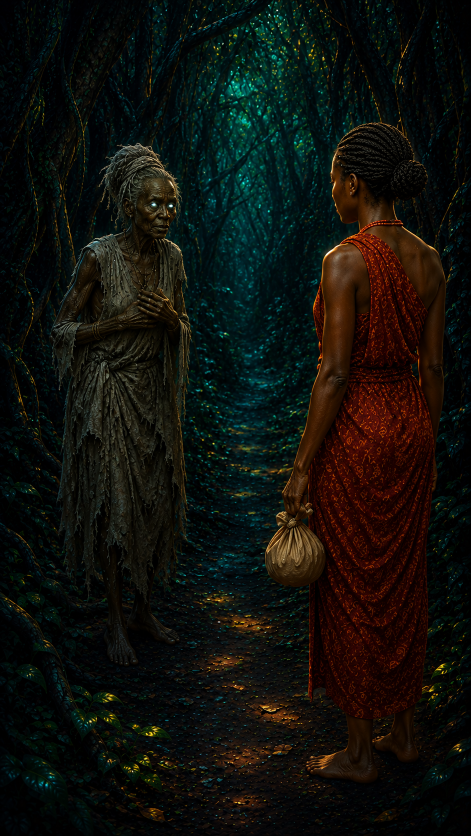
#> input picture PotOfLife_E3F1.png, 941 x 1672 px (shown at 1/2 size)
$ python -i naturals_route.py   (imports and definitions only)
#> lines starting #> are read from the running program, lines starting #| are printed output that depends on the picture
#> further down, picture is the input picture: PIL image 941x1672 RGB; mean R, G, B 16, 16.6, 11.9
# naturals_route.py — Naija Naturals card renderer
# Register in app.py with:  app.register_blueprint(naturals)
# Contract mirrors naijalens_route: POST /naturals/render
#   Request:  { "photo_url": ..., "location": ..., "credit": "Photo: Name via Pexels" }
#   Response: { "image_url": ... }
# Treatment: full-bleed 1080x1350, half-sun lane mark top-left,
# slim bottom location bar with gold edge tick. No scrim hook (distinct from Naija Lens).

import io
import os
import time
import requests
from flask import Blueprint, request, jsonify, url_for
from PIL import Image, ImageDraw, ImageFont, ImageOps, ImageEnhance, ImageFilter

# [1 line that did not run here, left out]

W, H = 1080, 1350
MIN_SHORT_SIDE = 1500
GOLD = (244, 196, 92)
NAVY = (8, 14, 24)
FONT_DIR = os.path.dirname(os.path.abspath(__file__))  # flat repo layout - fonts at top level
RENDER_DIR = os.path.join(os.path.dirname(__file__), "static", "renders")
# [1 line not run here, left out]


# [28 lines left out: functions _font, _download, _crop_4x5, not called in this run]


def _enhance(img):
    img = ImageOps.autocontrast(img, cutoff=1)
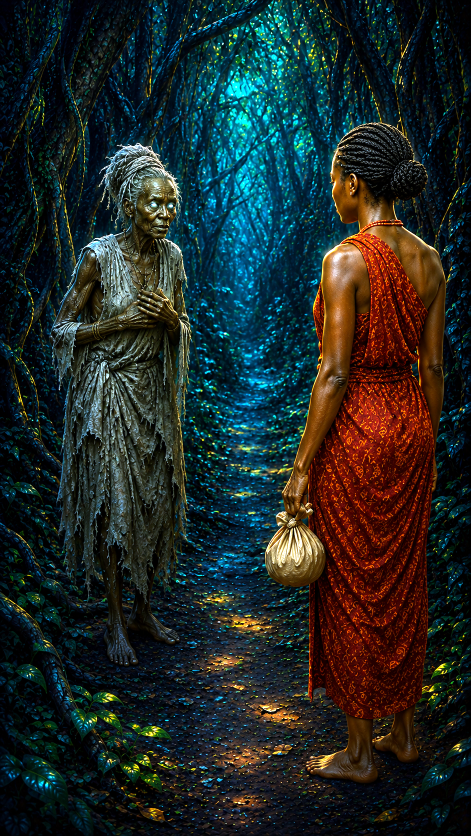
#> img: PIL image 941x1672 RGB (shown at 1/2 size); mean R, G, B 32.2, 40.5, 38.8
    img = ImageEnhance.Color(img).enhance(1.12)
    img = ImageEnhance.Contrast(img).enhance(1.04)
    img = img.filter(ImageFilter.UnsharpMask(radius=2, percent=90, threshold=3))
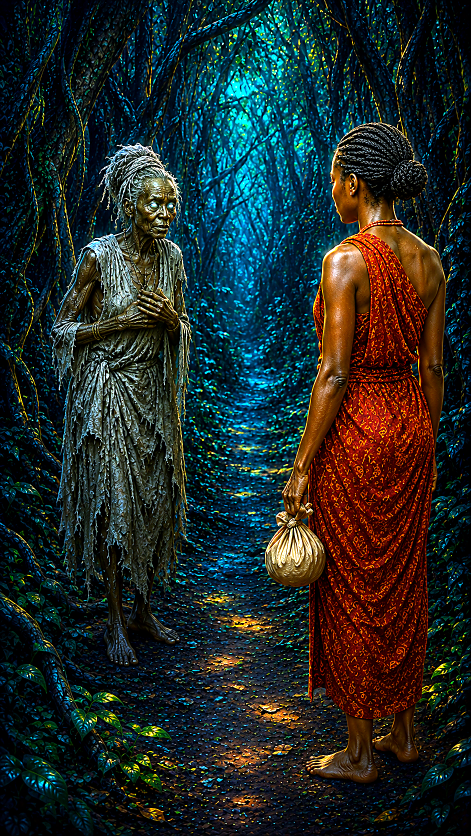
#> img: PIL image 941x1672 RGB (shown at 1/2 size); mean R, G, B 32.7, 41.3, 39.5
    return img


# [54 lines left out: functions _treatment, render_naturals, not called in this run]

>>> from PIL import Image
>>> picture = Image.open('PotOfLife_E3F1.png')
>>> result = _enhance(picture)

$ run again, on PotOfLife_E3F2.png
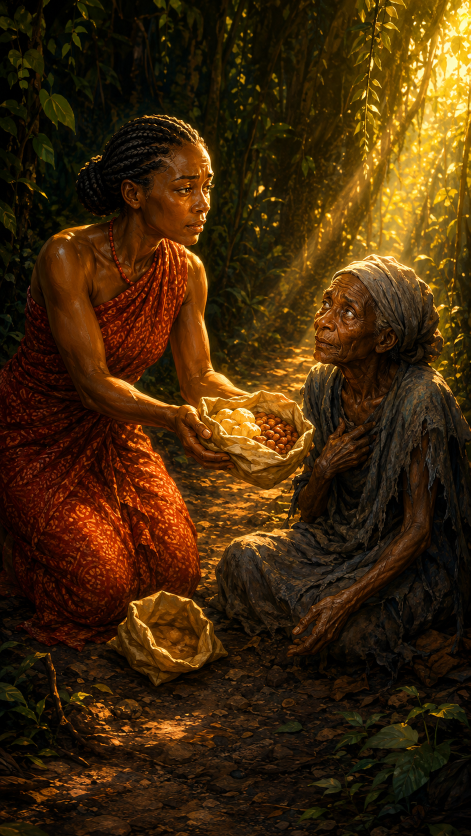
#> input picture PotOfLife_E3F2.png, 941 x 1672 px (shown at 1/2 size)
#> picture is the input picture: PIL image 941x1672 RGB; mean R, G, B 64.7, 39.7, 10.3
#> in _enhance, `img = ImageOps.autocontrast(img, cutoff=1)`:
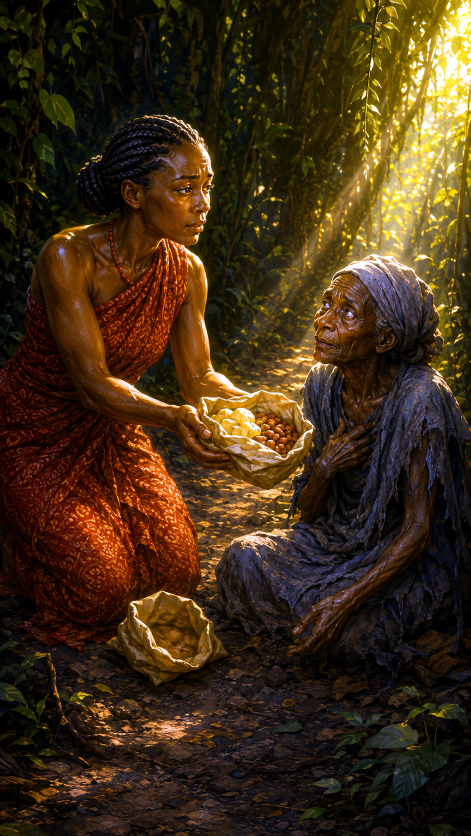
#> img: PIL image 941x1672 RGB (shown at 1/2 size); mean R, G, B 64.9, 45.5, 22.2
